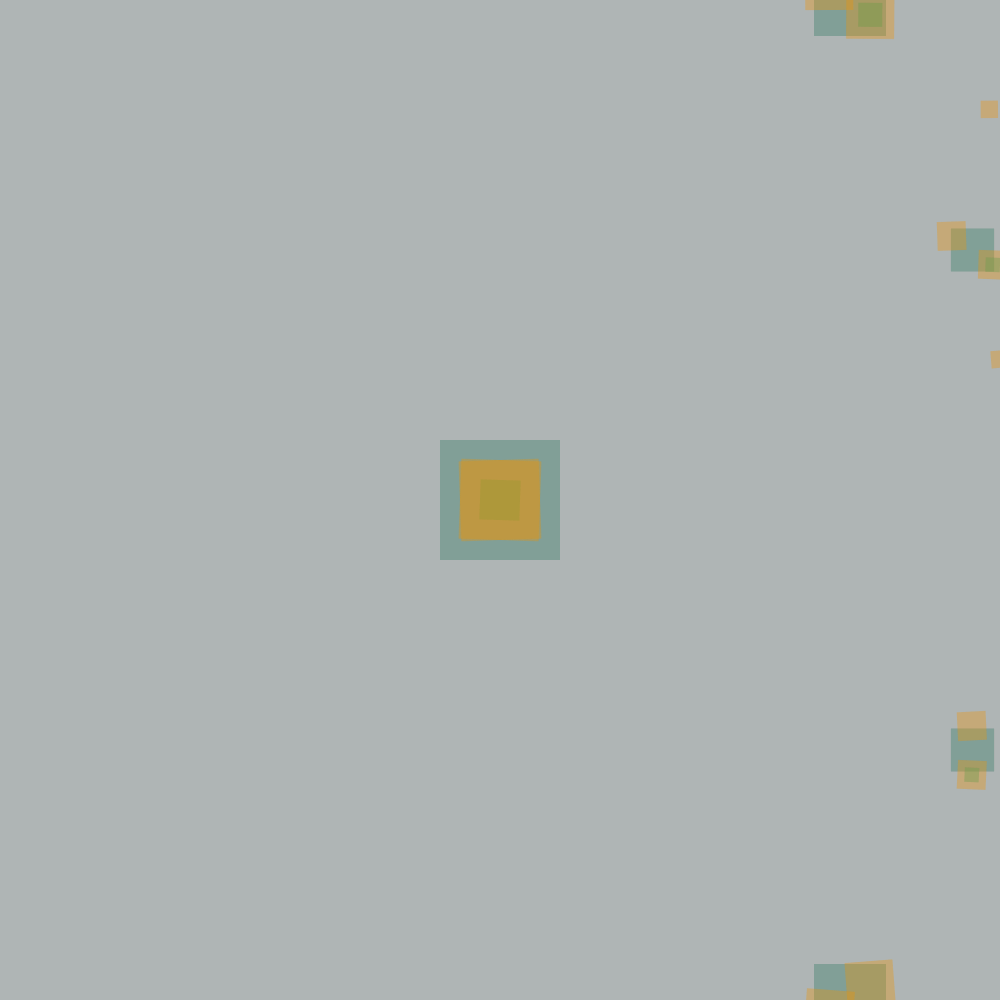
Frame 1 (no input)
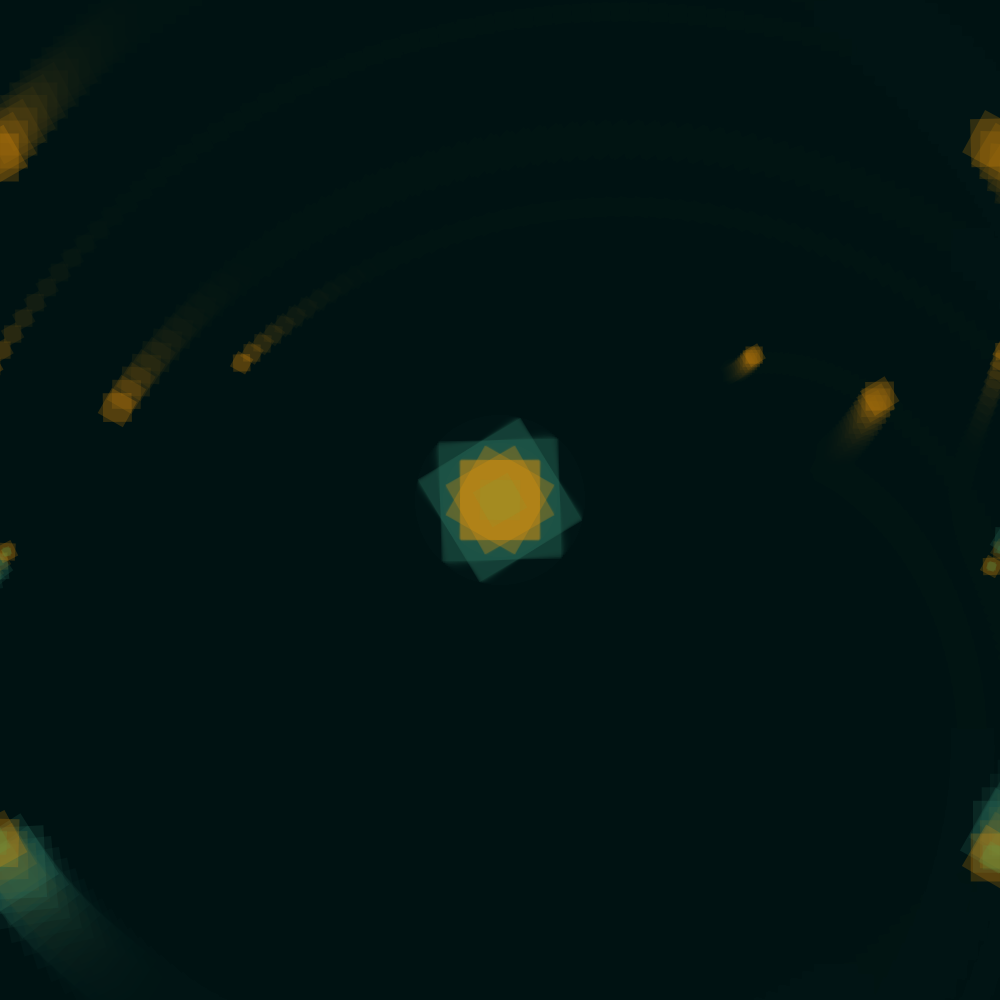
Frame 60 (no input)
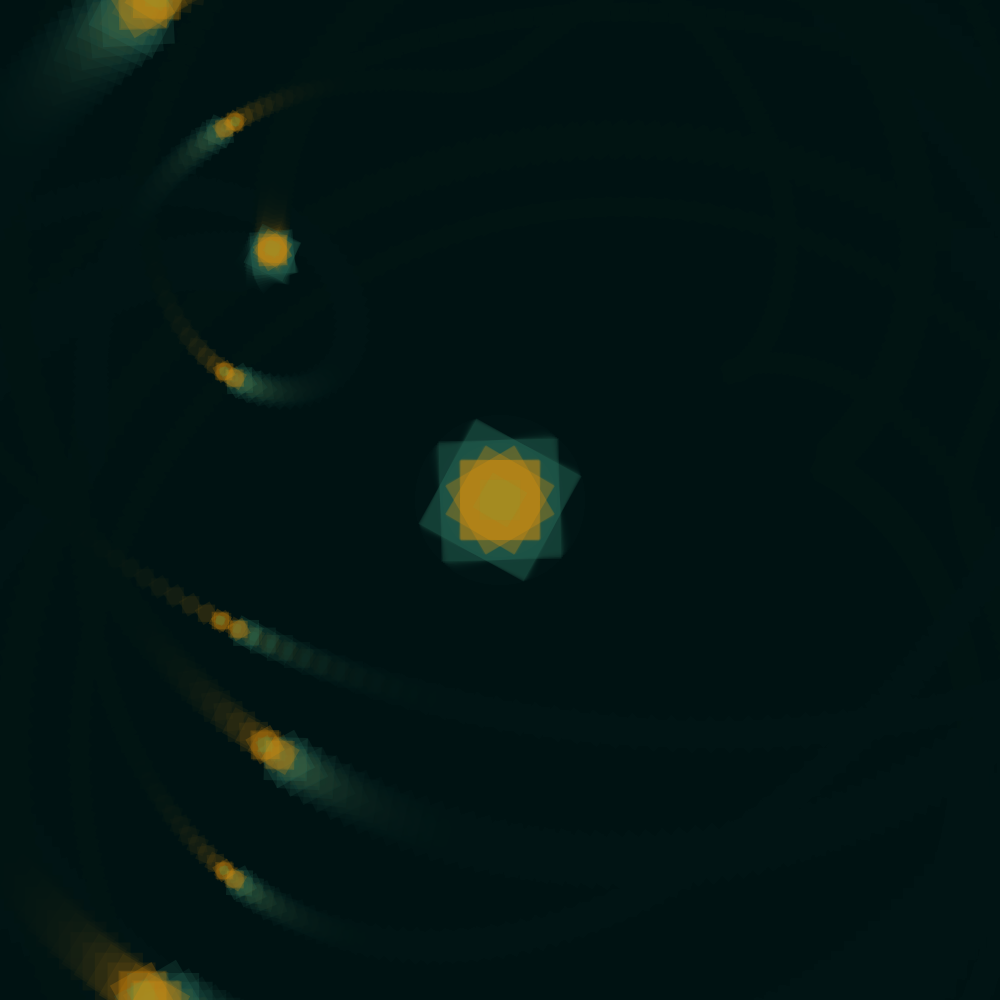
Frame 120 (the mouse pressed at the canvas centre since frame 60)

The p5.js sketch that drew these frames (run headless with seeded random() and noise() and a simulated clock; from frame 60 on, the mouse is pressed at the canvas centre):

// p5.js sketch
// ── sketch.js
var rot = 0;
function setup() {
  createCanvas(1000, 1000);
}

function draw() {
  push();
  translate(-500, -500);
  rectMode(CENTER);
  background(0, 20, 20, 80);
  Kalo(0, 120, rot, width, height, 46, 119, 96);
  Kalo(0, 40, rot+HALF_PI, width, height, 24, 157, 104);
  Kalo(0, 80, -rot-HALF_PI, width, height, 235, 146, 8);
  Kalo(0, 80, rot+HALF_PI, width, height, 235, 146, 8);
  rot++;
  pop();
}

function Kalo(r, size, rott, wid, hei, rC, g, b) {
  if (r < 4) {
    push();
    noStroke();
    fill(rC, g, b, 50);
    
    translate(wid, hei);
    rotate(rott*TWO_PI/360);
  
    rect(0, 0, size, size);
    
    rotate(rott*PI/360);
    rect(0, 0, size, size);
    
    r++;
    
    Kalo(r, size*0.6, rott, wid*0.35, hei/2, rC++, g--, b++);
    Kalo(r, size*0.6, -rott, wid*0.35, -hei/2, rC++, g+=2, b++);
    
    pop();
  }
}
